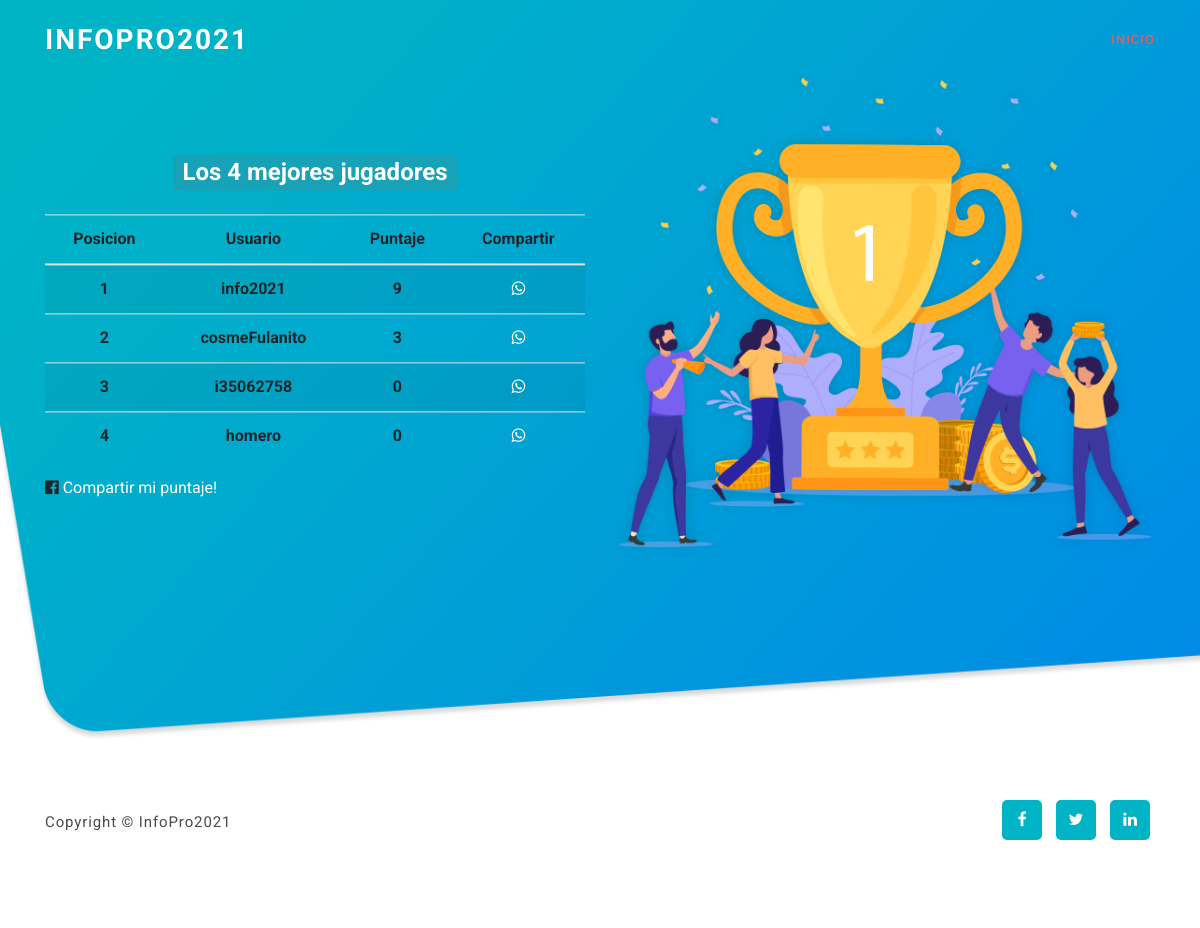
/tablero/, run on an earlier commit of the app's database.
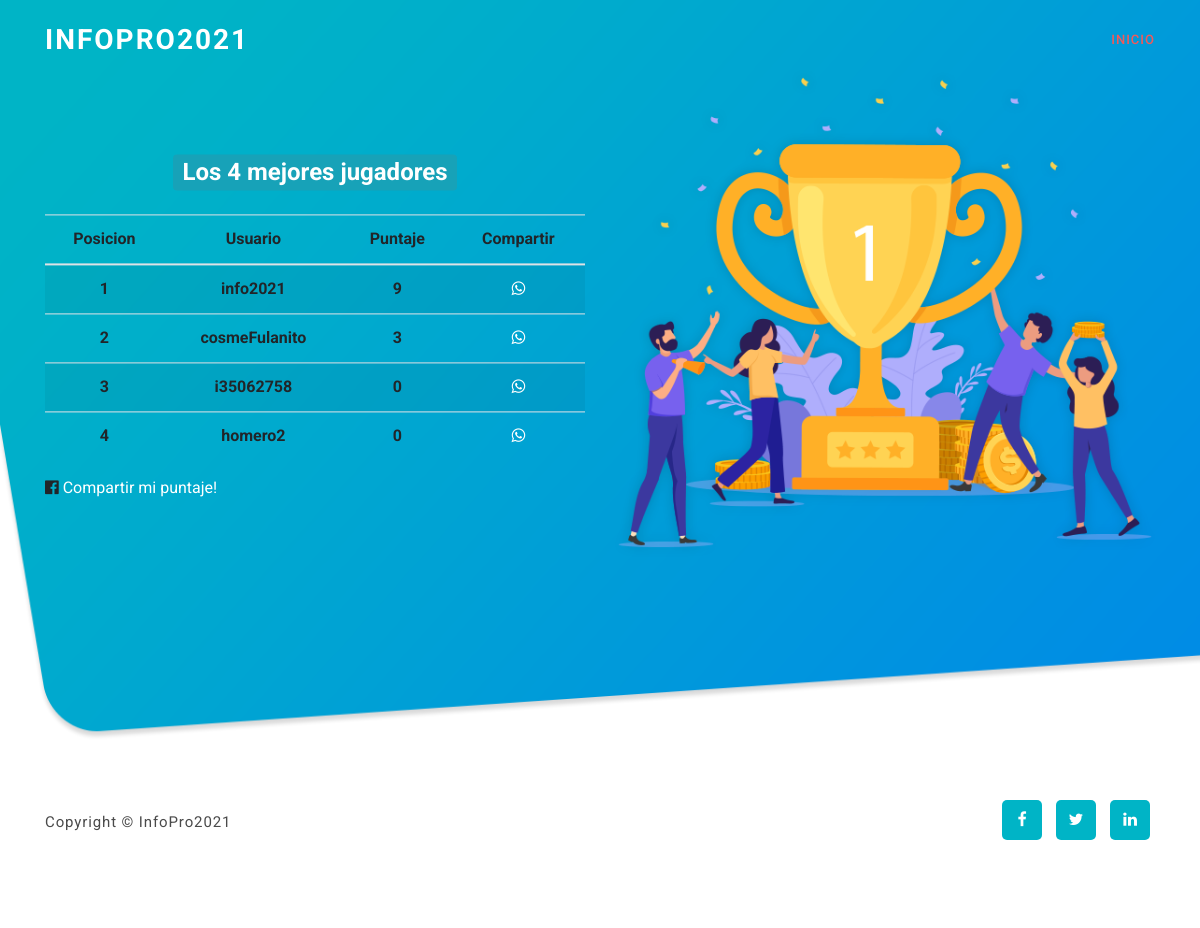
And on a later commit of the database.
### preguntas/models.py (models this page shows, shortened)
class Jugador(models.Model):
    nombre=models.CharField(max_length=64)
    puntaje=models.IntegerField(default=0)
    puntaje_maximo=models.IntegerField(default=0)

### preguntas/views.py (the view)
# urls.py: path('tablero/',views.tablero,name="tablero")
def tablero(request):
    total_usuarios=Jugador.objects.order_by('-puntaje_maximo')[:10]
    contador=total_usuarios.count()
    return render(request,'preguntas/tablero.html',{
        'total_usuarios':total_usuarios,
        'contador':contador,
    })

### preguntas/templates/preguntas/tablero.html
{% extends "preguntas/layout.html" %}
{% block body %}
	<h2 class="text-center my-4">
		<span class="badge badge-info">
			Los {{contador}} mejores jugadores
		</span>
	</h2>
	<table class="table table-striped table-bodered">
		<thead>
			<tr style="align-items: center;">
				<th>Posicion</th>
				<th>Usuario</th>
				<th>Puntaje</th>
				<th>Compartir</th>
			</tr>
		</thead>
		<tbody>
			{% for jugador in total_usuarios %}
				<tr>
					<th>{{forloop.counter}}</th>
					<th>{{jugador.nombre}}</th>
					<th>{{jugador.puntaje_maximo}}</th>
					<th><a href="https://api.whatsapp.com/send?text=Mira mi puntaje! {{jugador.puntaje_maximo}} " style="color: white;"><i class="fa fa-whatsapp" aria-hidden="true"></i></a></th>
				</tr>
			{% endfor %}
		</tbody>
	</table>
	<i class="fa fa-facebook-official" aria-hidden="true"></i>
	<a href="https://www.facebook.com/sharer/sharer.php?u=http%3A//127.0.0.1%3A8000/tablero/" style="color: white;">Compartir mi puntaje!</a> <br>
{% endblock %}

### preguntas/templates/preguntas/layout.html (shortened to what this page needs)
{% load static %}
<!DOCTYPE html>
<html lang="en">
  <head>
    <link rel="stylesheet" type="text/css" href="{% static 'css/bootstrap.min.css' %}">
    <link rel="stylesheet" href="https://cdnjs.cloudflare.com/ajax/libs/font-awesome/4.7.0/css/font-awesome.min.css">
    <link rel="stylesheet" type="text/css" href="{% static 'css/templatemo-art-factory.css' %}">
    <link rel="stylesheet" type="text/css" href="{% static 'css/owl-carousel.css' %}">
    </head>
    <body>
    <header class="header-area header-sticky">
        <div class="container">
            <div class="row">
                <div class="col-12">
                    <nav class="main-nav">
                        <a href="{% url 'index' %}" class="logo">InfoPro2021</a>
                        <ul class="nav">
                            <li class="scroll-to-section"><a href="{% url 'index' %}" class="active">Inicio</a></li>
                        </ul>
                    </nav>
                </div>
            </div>
        </div>
    </header>
    <div class="welcome-area" id="welcome">
        <div class="header-text">
            <div class="container">
                <div class="row">
                    <div class="left-text col-lg-6 col-md-6 col-sm-12 col-xs-12" data-scroll-reveal="enter left move 30px over 0.6s after 0.4s">
                        {% block body %}
                        {% endblock %}
                    </div>
                    <div class="col-lg-6 col-md-6 col-sm-12 col-xs-12" data-scroll-reveal="enter right move 30px over 0.6s after 0.4s">
                        <img src="{% static 'images/slider-icon.png' %}" class="rounded img-fluid d-block mx-auto" alt="First Vector Graphic">
                    </div>
                </div>
            </div>
        </div>
    </div>
    <footer>
        <div class="container">
            <div class="row">
                <div class="col-lg-7 col-md-12 col-sm-12">
                    <p class="copyright">Copyright &copy; InfoPro2021
                </p>
                </div>
                <div class="col-lg-5 col-md-12 col-sm-12">
                    <ul class="social">
                        <li><a href="#"><i class="fa fa-facebook"></i></a></li>
                        <li><a href="#"><i class="fa fa-twitter"></i></a></li>
                        <li><a href="#"><i class="fa fa-linkedin"></i></a></li>
                    </ul>
                </div>
            </div>
        </div>
    </footer>
  </body>
</html>

### preguntas/static/css/templatemo-art-factory.css (style rules this page uses)
html, body, div, span, applet, object, iframe, h1, h2, h3, h4, h5, h6, p, blockquote, div pre, a, abbr, acronym, address, big, cite, code, del, dfn, em, font, img, ins, kbd, q, s, samp, small, strike, strong, sub, sup, tt, var, b, u, i, center, dl, dt, dd, ol, ul, li, figure, header, nav, section, article, aside, footer, figcaption { margin: 0; padding: 0; border: 0; outline: 0; }
ul, li { padding: 0; margin: 0; list-style: none; }
header, nav, section, article, aside, footer, hgroup { display: block; }
* { box-sizing: border-box; }
html, body { font-family: "Roboto", sans-serif; font-weight: 400; background-color: #fff; font-size: 16px; -ms-text-size-adjust: 100%; -webkit-font-smoothing: antialiased; -moz-osx-font-smoothing: grayscale; }
a { text-decoration: none !important; }
h1, h2, h3, h4, h5, h6 { margin-top: 0px; margin-bottom: 0px; }
ul { margin-bottom: 0px; }
p { font-size: 15px; line-height: 25px; color: #4a4a4a; }
html, body { background: #fff; font-family: "Roboto", sans-serif; }
.header-area { position: absolute; top: 0px; left: 0px; right: 0px; z-index: 100; height: 100px; -webkit-transition: all 0.5s ease 0s; -moz-transition: all 0.5s ease 0s; -o-transition: all 0.5s ease 0s; transition: all 0.5s ease 0s; }
.header-area .main-nav { min-height: 80px; background: transparent; }
.header-area .main-nav .logo { line-height: 80px; color: #fff; font-size: 28px; font-weight: 700; text-transform: uppercase; letter-spacing: 2px; float: left; -webkit-transition: all 0.3s ease 0s; -moz-transition: all 0.3s ease 0s; -o-transition: all 0.3s ease 0s; transition: all 0.3s ease 0s; }
.header-area .main-nav .nav { float: right; margin-top: 27px; margin-left: 20px; margin-right: 0px; -webkit-transition: all 0.3s ease 0s; -moz-transition: all 0.3s ease 0s; -o-transition: all 0.3s ease 0s; transition: all 0.3s ease 0s; position: relative; z-index: 999; }
.header-area .main-nav .nav li { padding-left: 20px; padding-right: 20px; }
.header-area .main-nav .nav li:last-child { padding-right: 0px; }
.header-area .main-nav .nav li a { display: block; font-weight: 500; font-size: 13px; color: #fff; text-transform: uppercase; -webkit-transition: all 0.3s ease 0s; -moz-transition: all 0.3s ease 0s; -o-transition: all 0.3s ease 0s; transition: all 0.3s ease 0s; height: 40px; line-height: 40px; border: transparent; letter-spacing: 1px; }
.header-area.header-sticky { min-height: 80px; }
.header-area.header-sticky .nav { margin-top: 20px !important; }
.header-area.header-sticky .nav li a.active { color: #f55858; }
@media (max-width: 1200px) { .header-area .main-nav .nav li { padding-left: 12px; padding-right: 12px; } }
@media (max-width: 1200px) { .header-area .main-nav:before { display: none; } }
@media (min-width: 992px) { .header-area .main-nav .nav { display: flex !important; } }
#welcome { overflow: hidden; position: relative; display: flex; align-items: center; justify-content: center; background-image: url(../images/banner-bg.png); background-repeat: no-repeat; background-size: cover; width: 100%; height: 105vh; margin-top: -10vh; }
.welcome-area .header-text { position: absolute; top: 55%; transform: translateY(-60%); text-align: left; width: 100%; }
.welcome-area .header-text .left-text { align-self: center; }
footer { background-color: #fff; padding: 60px 0px; }
footer .social { overflow: hidden; text-align: right; }
footer .social li { margin: 0px 5px; display: inline-block; }
footer .social li a { color: #fff; text-align: center; background-color: #00b4c6; width: 40px; height: 40px; line-height: 40px; border-radius: 5px; display: inline-block; font-size: 16px; -webkit-transition: all 0.3s ease 0s; -moz-transition: all 0.3s ease 0s; -o-transition: all 0.3s ease 0s; transition: all 0.3s ease 0s; }
footer .copyright { margin-top: 10px; font-weight: 400; font-size: 15px; color: #4a4a4a; letter-spacing: 0.88px; text-transform: capitalize; }

What changed in the data, as far as the page shows it:
removed Jugador: nombre "homero", puntaje_maximo "0"
added Jugador: nombre "homero2", puntaje_maximo "0"
